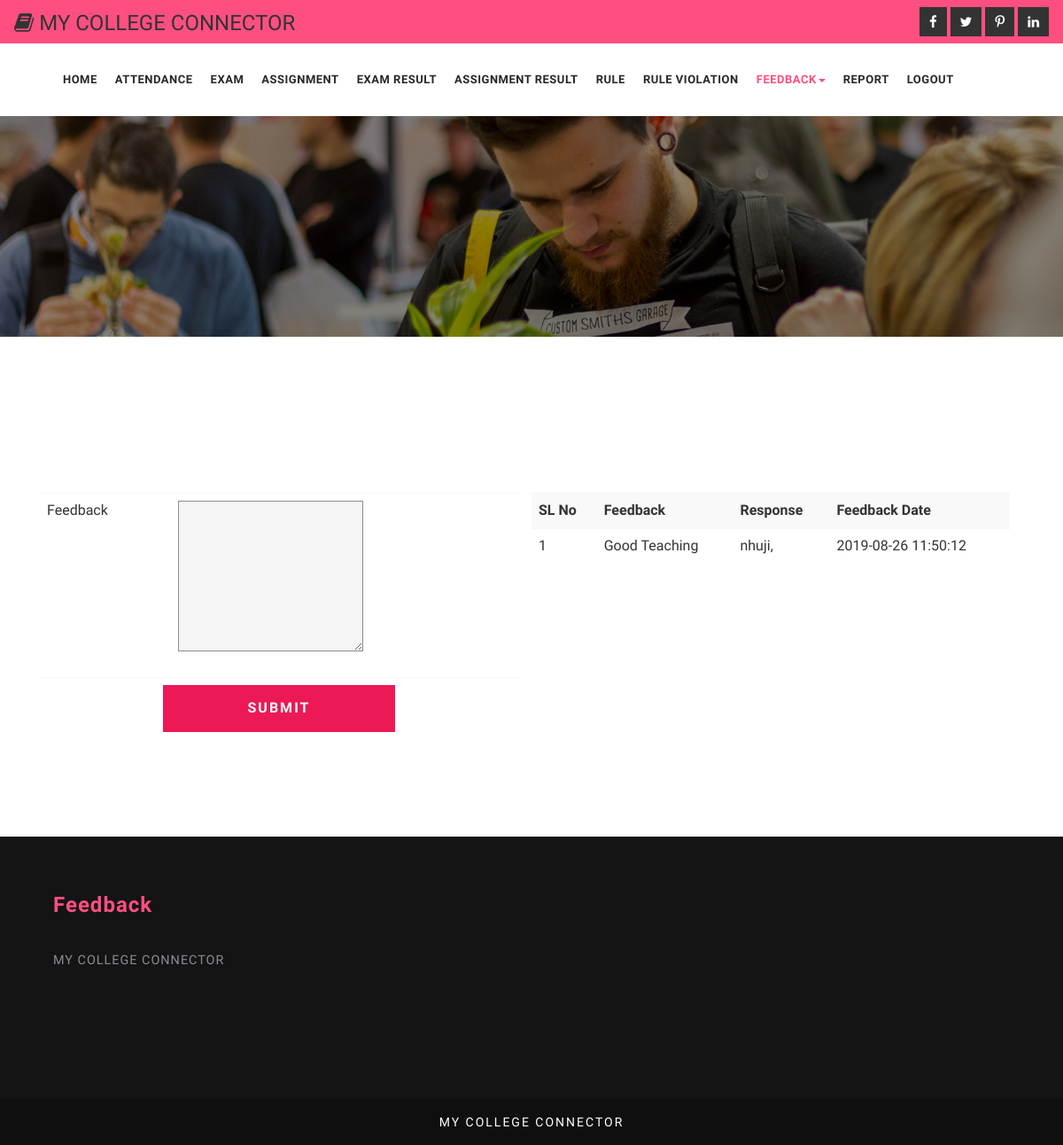
Screenshot of /parent/Feedback.php (signed in) with the database file from the repository.
### tables this page shows
CREATE TABLE IF NOT EXISTS `tbl_feedback` (
  `feedback_id` int(11) NOT NULL AUTO_INCREMENT,
  `parent_login_id` int(11) NOT NULL,
  `feedback` varchar(50) NOT NULL,
  `response` varchar(50) NOT NULL DEFAULT 'Nil',
  `feedback_date` timestamp NOT NULL DEFAULT CURRENT_TIMESTAMP,
  PRIMARY KEY (`feedback_id`)
);

### dboperation.php (called while the page is built, shortened)
<?php
class dboperation
{
	var $con,$dbcon,$res;
	function dbconnect()
	{
		$this->con=mysqli_connect("localhost","root","","college_connector");
	}
	function execute($qry)
	{
		$this->res=mysqli_query($this->con,$qry);
		return $this->res;
	}
}
?>

### parent/feedback.php (the view, shortened to what this page needs)
<!DOCTYPE html>
<html>
<head>
	<link href="../css/bootstrap.css" rel="stylesheet" type="text/css" media="all" />
	<link href="../css/style.css" rel="stylesheet" type="text/css" media="all" />
	<link href="../css/font-awesome.css" rel="stylesheet">
</head>
<body>
	 <?php
if(isset($_SESSION['login_id']))
{
    ?>
	<div class="header-1">
	<div class="agileits_top_menu">
		<div class="w3l_header_left">
					<div>
				<h3><span class="fa fa-book" aria-hidden="true"></span> MY COLLEGE CONNECTOR</h3></div>
			</div>
			<div class="w3l_header_right">
				<div class="w3ls-social-icons text-left">
					<a class="facebook" href="#"><i class="fa fa-facebook"></i></a>
					<a class="twitter" href="#"><i class="fa fa-twitter"></i></a>
					<a class="pinterest" href="#"><i class="fa fa-pinterest-p"></i></a>
					<a class="linkedin" href="#"><i class="fa fa-linkedin"></i></a>
				</div>
			</div>
			<div class="clearfix"> </div>
		</div>
		<div class="content white agile-info">
			<nav class="navbar navbar-default" role="navigation">
				<div class="container">
					<div class="collapse navbar-collapse" id="bs-example-navbar-collapse-1">
						<nav class="link-effect-2" id="link-effect-2">
								<ul class="nav navbar-nav">
								<li ><a href="index.php" class="effect-3">Home</a></li>
								<li><a href="attendance.php" class="effect-3">Attendance</a></li>
								<li><a href="exam_announcement.php" class="effect-3">Exam </a></li>
								<li><a href="assignment_announcement.php" class="effect-3">Assignment</a></li>
<li><a href="exam_result.php" class="effect-3">Exam Result</a></li>
<li><a href="assignement_result.php" class="effect-3">Assignment Result</a></li>
<li><a href="rule.php" class="effect-3">Rule</a></li>
<li><a href="rule_violation.php" class="effect-3">Rule Violation</a></li>
<li class="active"><a href="#" class="dropdown-toggle hvr-bounce-to-bottom" data-toggle="dropdown" role="button" aria-haspopup="true" aria-expanded="false">Feedback<span class="caret"></span></a>
										</li>
								<li><a href="report.php" class="effect-3">Report</a></li>
								<li><a href="../logout.php" class="effect-3">Logout</a></li>
							</ul>
						</nav>
					</div>
				</div>
			</nav>
		</div>
	</div>
	<div class="inner_content_info_agileits">
		<div class="container">
			<div class="inner_sec_grids_info_w3ls">
				<div class="w3layouts_mail_grid">
						<div class="col-md-6 wthree_contact_left_grid" style="">
 <?php
include_once("query.php");
 ?>
<form name="f1" method="post" action="process_feedback.php">
 <table class="table">
    <tr>
      <td>Feedback </td>
      <td><label>
<textarea name="feedback" type="text" id="feedback"></textarea>
      </label></td>
    </tr>
    <tr>
      <td colspan="2" align="center">
<input style="width:50%" class="operations" type="submit" name="Submit" value="Submit" onClick="return validate_feedback()">
     </td>
    </tr>
  </table>
</form>
						</div>
						<div class="col-md-6 wthree_contact_left_grid">
	 <table  class="table table-striped">
    <tr class="toptrtbl">
       <th>SL No</th>
      <th>Feedback</th>
      <th>Response</th>
      <th>Feedback Date</th>
    </tr>
    <?php
include_once("../dboperation.php");
$db=new dboperation();
$count=1;
  $slogid=$_SESSION['login_id'];
  $sql="select * from tbl_feedback where parent_login_id='$slogid'";
$res=$db->execute($sql);
  while($r=mysqli_fetch_array($res))
  {
  ?>
    <tr  class=ros<?php echo  $count%2; ?>>
    <td><?php echo$count ?></td>
      <td><?php echo $r['feedback'] ?></td>
      <td><?php echo $r['response'] ?></td>
     <td><?php echo $r['feedback_date'] ?></td>
    </tr>
    <?php
	$count++;
  }
  ?>
  </table>
						</div>
						<div class="clearfix"> </div>
				</div>
			</div>
		</div>
	</div>
	<div class="footer_top_agileits">
		<div class="container">
			<div class="col-md-4 footer_grid">
				<h3>Feedback</h3>
				<p>MY COLLEGE CONNECTOR
				</p>
			</div>
			<div class="col-md-4 footer_grid">
			</div>
			<div class="col-md-4 footer_grid">
			</div>
			<div class="clearfix"> </div>
		</div>
	</div>
	<div class="footer_w3ls">
		<div class="container">
					<div class="footer_bottom1">
						<p>MY COLLEGE CONNECTOR</p>
					</div>
		</div>
	</div>
	<?php
}
else
{
    header("location:../login.php");
}
?>
</body>
</html>

### css/style.css (style rules this page uses)
html, body { margin: 0; font-size: 100%; background: #fff; font-family: 'Work Sans', sans-serif; }
body a { text-decoration: none; transition: 0.5s all; -webkit-transition: 0.5s all; -moz-transition: 0.5s all; -o-transition: 0.5s all; -ms-transition: 0.5s all; }
input[type="button"], input[type="submit"] { transition: 0.5s all; -webkit-transition: 0.5s all; -moz-transition: 0.5s all; -o-transition: 0.5s all; -ms-transition: 0.5s all; }
h1, h2, h3, h4, h5, h6 { margin: 0; font-family: 'Work Sans', sans-serif; }
p { margin: 0; letter-spacing: 1px; font-size: 0.9em; }
ul { margin: 0; padding: 0; }
label { margin: 0; }
.w3l_header_left { float:left; margin: .3em 0 0; }
.w3l_header_right { float: right; }
.w3ls-social-icons.text-left a { display: inline-block; }
.w3ls-social-icons i { font-size: 15px; background: #333; padding: 8px 10px; color: #fff; border: 1px solid #333; transition: 0.5s all; -webkit-transition: 0.5s all; -o-transition: 0.5s all; -ms-transition: 0.5s all; -moz-transition: 0.5s all; }
.agileits_top_menu { background: #ff4f81; padding: 0.5em 1em; }
.header-1 { background: url(../images/banner1.jpg) 0px 0px no-repeat; background-size: cover; min-height: 380px; }
.content { margin: 0; padding: 0px; }
.navbar-nav { margin: 0; }
.content.white { background: #fff; padding: 1em 0; }
.navbar { position: relative; min-height: 50px; margin-bottom: 0!important; border: 1px solid transparent; }
.navbar-default { background-color: #fff; border-color: #fff; }
.navbar-default .navbar-nav>li>a { color: #282828; font-size: 13px; letter-spacing: 0.5px; font-weight: 600; text-transform: uppercase; padding: 14px 8px; }
.navbar-nav>li>a { padding-top: 18px; padding-bottom: 15px; }
.navbar-default .navbar-nav>.active>a:before { background: #ff4f81; transform: translateX(0); -webkit-transform: translateX(0); -moz-transform: translateX(0); -o-transform: translateX(0); -ms-transform: translateX(0); }
.effect-3 { overflow: hidden; }
.effect-3:before { left: -1px; bottom: 0; width: 100%; height: 2px; background:#ff4f81; content: ''; position: absolute; transition: transform .5s ease; transform: translateX(-100%); -webkit-transform: translateX(-100%); -moz-transform: translateX(-100%); -o-transform: translateX(-100%); -ms-transform: translateX(-100%); }
.navbar-default .navbar-nav>.active>a, .navbar-default .navbar-nav>.active>a:hover, .navbar-default .navbar-nav>.active>a:focus { color: #ff4f81; background: none; }
.navbar-nav>li { float: left; margin: 0 2px; }
.table>thead>tr>th, .table>tbody>tr>th, .table>tfoot>tr>th, .table>thead>tr>td, .table>tbody>tr>td, .table>tfoot>tr>td { padding: 8px; line-height: 1.42857143; vertical-align: top; border-top: 1px solid rgba(241, 234, 239, 0.5); }
.w3layouts_mail_grid input[type="text"], .w3layouts_mail_grid input[type="email"], .w3layouts_mail_grid input[type="password"], .w3layouts_mail_grid textarea,.w3layouts_mail_grid select { outline: none; padding: 14px; font-size: 14px; color: #212121; background: #f5f5f5; width: 100%; border: 1px solid #8f8888; margin-bottom: 1em; letter-spacing: 2px; }
.w3layouts_mail_grid textarea { min-height: 170px; width: 100% !important; }
.w3layouts_mail_grid input[type="submit"], .w3layouts_mail_grid input[type="reset"] { outline: none; padding: 15px 20px; font-size: 16px; color: #fff; font-weight: 600; background: #ec1955; width: 100%; border: none; text-transform: uppercase; letter-spacing: 2px; }
.w3layouts_mail_grid { margin: 3em 0 10px 0; }
.wthree_contact_left_grid { padding-left: 0; }
.inner_content_info_agileits { padding: 1px 0; }
.footer_top_agileits { background: #141415; padding: 4em 0; }
.footer_w3ls { background: #0f0f10; text-align: center; padding: 1em 0; }
.footer_bottom1 p { color: #fff; font-size: 14px; letter-spacing: 2px; margin-top: 0em; }
.footer_grid h3, .footer_grid_left h3 { font-size: 1.5em; color: #ff4f81; position: relative; margin-bottom: 1.5em; font-weight: 600; letter-spacing: 1px; }
.footer_grid p { color: #8b8b96; line-height: 2em; margin-bottom: 2em; }
@media (max-width:1366px) { .inner_sec_grids_info_w3ls { margin-top: 3em; } }
@media (max-width:1366px) { .inner_content_info_agileits, .banner-bottom, .services { padding: 5em 0; } }

### rows the page displays
tbl_feedback: feedback "Good Teaching", response "nhuji,", feedback_date "2019-08-26 11:50:12"
